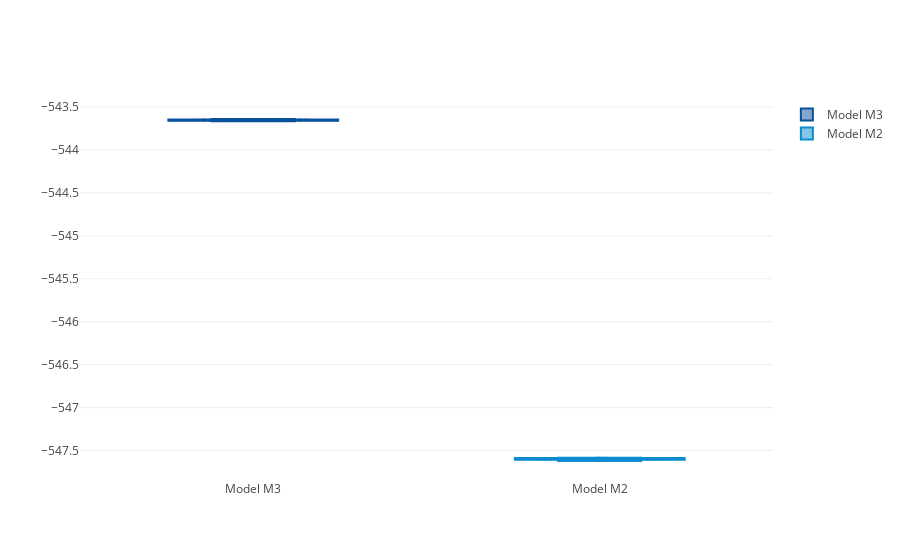

Here is the notebook cell this chart was saved with:
### Code cell
from plotly.offline import download_plotlyjs, init_notebook_mode, plot, iplot
import plotly.graph_objs as go

init_notebook_mode(connected=True)

trace0 = go.Box(
    y=Knape_RW,
    name='Model M3',
    marker=dict(
        color='rgb(8, 81, 156)',
    ),
    boxmean='sd'
)
trace1 = go.Box(
    y=Knape,
    name='Model M2',
    marker=dict(
        color='rgb(10, 140, 208)',
    ),
    boxmean='sd'
)
# trace2 = go.Box(
#     y=Knape_M1,
#     name='Model M1',
#     marker=dict(
#         color='rgb(140, 208, 10)',
#     ),
#     boxmean='sd'
# )
data = [trace0, trace1]
iplot(data)

### Figure 1 — Plotly figure (JSON) as saved in the notebook; plotly's stock layout.template omitted (floating-point values rounded to 4 significant figures)
{"data": [{"boxmean": "sd", "marker": {"color": "rgb(8, 81, 156)"}, "name": "Model M3", "type": "box", "uid": "426811f8-44e6-47d9-9fa3-963ea31df73f", "y": [-543.7, -543.7, -543.7, -543.7, -543.6, -543.7, -543.6, -543.6, -543.6, -543.7]}, {"boxmean": "sd", "marker": {"color": "rgb(10, 140, 208)"}, "name": "Model M2", "type": "box", "uid": "84d97748-31c6-4568-b4f7-33b0025656ae", "y": [-547.6, -547.6, -547.6, -547.6, null, -547.6, -547.6, -547.6, -547.6, -547.6]}], "layout": {}}
